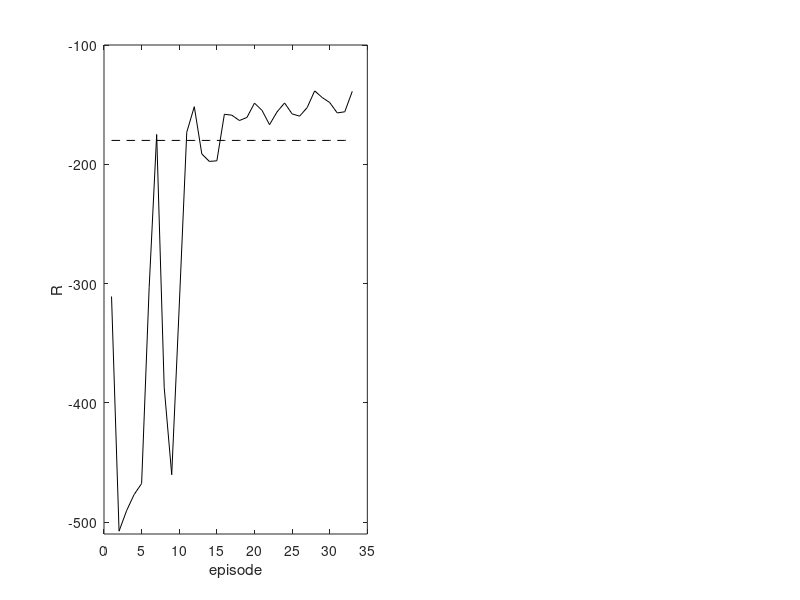

Write MATLAB code to recreate this figure. (Note: this script raises an error after producing the figure.)
clear,clc,close all

load("tsk23_EpisodeReward.mat")


%c1 = [0.9290 0.6940 0.1250];
c1 = [1 0.5 1];

figure()
set(gcf,'position',[100 100 1000 400])

subplot(1,2,1)
plot(EpisodeReward_tsk2(1:33),'-k',LineWidth=2)
hold on
plot(-180*ones(33,1),'--k',LineWidth=2)
xlabel('episode')
ylabel('R')
ylim([-510,-100])
plot(28,EpisodeReward_tsk2(28),Marker='o',Color='b',MarkerSize=10,LineWidth=1)
text(28,EpisodeReward_tsk2(28)+15,'trained','FontSize',18,Color='b')
plot(1,EpisodeReward_tsk2(1),Marker='o',Color=c1,MarkerSize=10,LineWidth=1)
text(2,EpisodeReward_tsk2(1)+15,'untrained','FontSize',18,Color=c1)
legend('RL','constant SG',Location='east')
set(gca,'FontSize',18,'box','off')
title('(a) Revert CC, RL training',FontSize=24)
% -180 to -139

subplot(1,2,2)
plot(EpisodeReward_tsk3(1:18),'-k',LineWidth=2)
hold on
plot(-162*ones(18,1),'--k',LineWidth=2)
xlabel('episode')
ylabel('R')
ylim([-210,-80])
plot(16,EpisodeReward_tsk3(16),Marker='o',Color='b',MarkerSize=10,LineWidth=1)
text(16,EpisodeReward_tsk3(16)+5,'trained','FontSize',18,Color='b')
plot(1,EpisodeReward_tsk3(1),Marker='o',Color=c1,MarkerSize=10,LineWidth=1)
text(1,EpisodeReward_tsk3(1)+5,'untrained','FontSize',18,Color=c1)
legend('RL','constant SG',Location='east')
set(gca,'FontSize',18,'box','off')
title('(b) Revert tropical CC, RL training',FontSize=24)
% -162 to -92
